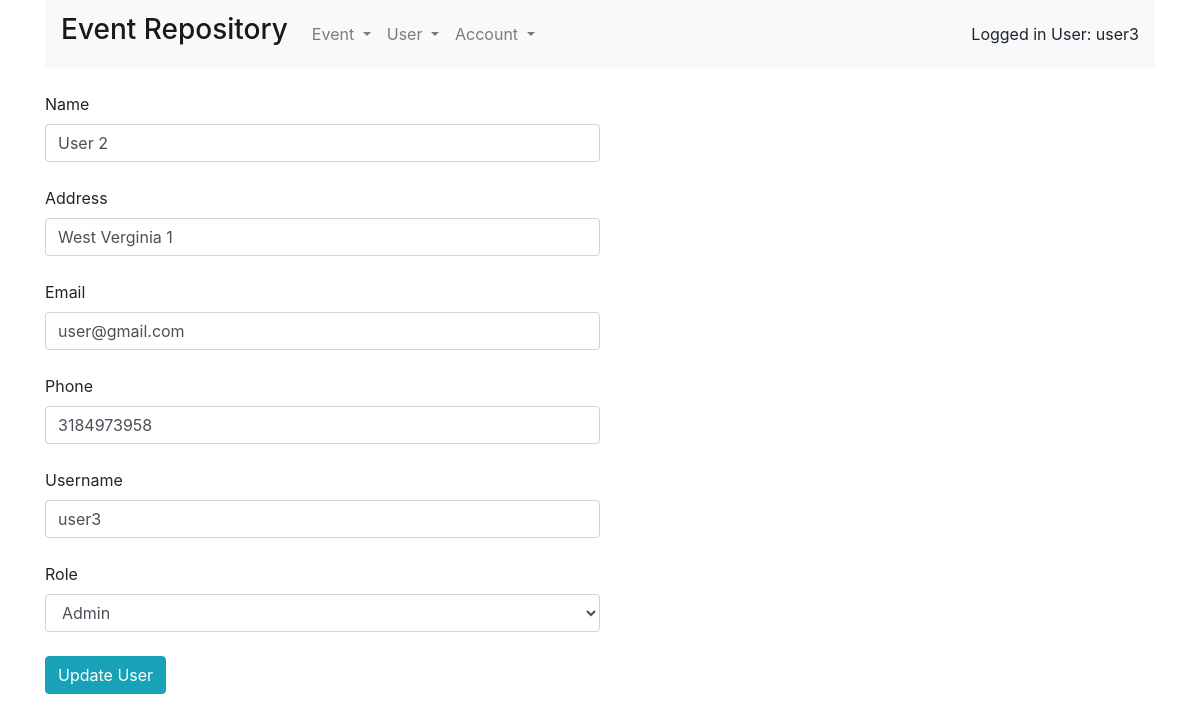
Screenshot of /Pages/User/createUser.php?id=2 (signed in) with the database file from the repository.
### tables this page shows
CREATE TABLE IF NOT EXISTS `users` (
  `id` int(11) NOT NULL AUTO_INCREMENT,
  `username` text NOT NULL,
  `password` text,
  `role` text NOT NULL,
  `last_active` datetime DEFAULT NULL,
  `name` text,
  `address` text,
  `phone` text,
  `email` text,
  PRIMARY KEY (`id`)
);

### configurations/dbConnect.php (called while the page is built, shortened)
<?php
    class dbConnect {
        public function __construct() {
            $this->conn = new mysqli(DB_HOST, DB_USER, DB_PASSWORD,DB_DATABASE);
            return  $this->conn;
        }
    }
?>

### Actions/UserAction.php (called while the page is built, shortened)
<?php
include_once '../../configurations/dbConnect.php';
class UserAction extends dbConnect
{
    public function GetUserById($id)
    {
        if (strtolower($_SESSION["role"]) == "admin" && $id == $this->GetSuperAdminId()) {
            $this->error = "Unauthorized action!";
            return false;
        }
        $sql = "SELECT id,username,role,name,address,phone,email FROM users WHERE `id` = '" . $id . "'";
        $result = $this->conn->query($sql);
        $row = $result->fetch_array();
        return $row;
    }
    public function GetSuperAdminId()
    {
        $sql = "SELECT * FROM users WHERE role = 'Superadmin'";
        $result = $this->conn->query($sql);
        if ($result->num_rows > 0) {
            $row = $result->fetch_array();
            return $row['id'];
        } else {
            return -1;
        }
    }
}

### Pages/User/createUser.php (the view, shortened to what this page needs)
<?php
include_once '../../index.php';
include_once '../../Actions/UserAction.php';
$funObj = new UserAction();
$userId = '';
if (isset($_GET['id'])) {
    $userId = $_GET['id'];
}
$user = $funObj->GetUserByID($userId);
?>
<br>
<form method="post" class="float-left w-50">
    <label>Name</label>
    <input type="text" name="name" value="<?php echo isset($_POST["name"]) ? $_POST["name"] :  $user["name"]?>"
        class="form-control" placeholder="Enter Name" />
    <br />
    <label>Address</label>
    <input type="text" name="address"
        value="<?php echo isset($_POST["address"]) ? $_POST["address"] : $user["address"]?>" class="form-control"
        placeholder="Enter Address" />
    <br />
    <label>Email</label>
    <input type="text" name="email" value="<?php echo isset($_POST["email"]) ? $_POST["email"] :  $user["email"]?>"
        class="form-control" placeholder="Enter Email" />
    <br />
    <label>Phone</label>
    <input type="text" name="phone" value="<?php echo isset($_POST["phone"]) ? $_POST["phone"] :  $user["phone"]?>"
        class="form-control" placeholder="Enter Phone" />
    <br />
    <label>Username</label>
    <input type="text" name="username"
        value="<?php echo isset($_POST["username"]) ? $_POST["username"] : $user["username"]?>" class="form-control"
        placeholder="Enter Username"
        <?php if(strtolower($_SESSION['username'])=="superadmin" && strtolower($user["username"])=="superadmin") echo "readonly"; ?> />
    <br />
    <label>Role</label>
    <?php if(strtolower($_SESSION['username'])=="superadmin" && strtolower($user["username"])=="superadmin") { ?>
    <select name="role" class="form-control">
        <option value="Superadmin" <?php if( $user["role"]=="superadmin") echo "selected";?>>Superadmin</option>
    </select>
    <?php } else { ?>
    <select name="role" class="form-control">
        <option value="Admin" <?php if( $user["role"]=="Admin") echo "selected";?>>Admin</option>
    </select>
    <?php } ?>
    <br />
    <input type="submit" name="createUser" class="btn btn-info"
        value="<?php if( $userId == "") echo "Create User"; else echo "Update User";?>" />
</form>
</div>
<br />
</body>
</html>

### rows the page displays
users: name "User 2", address "West Verginia 1", email "user@gmail.com", phone "3184973958", username "user3", role "Admin"

### other values shown
$_SESSION["username"] "user3"
